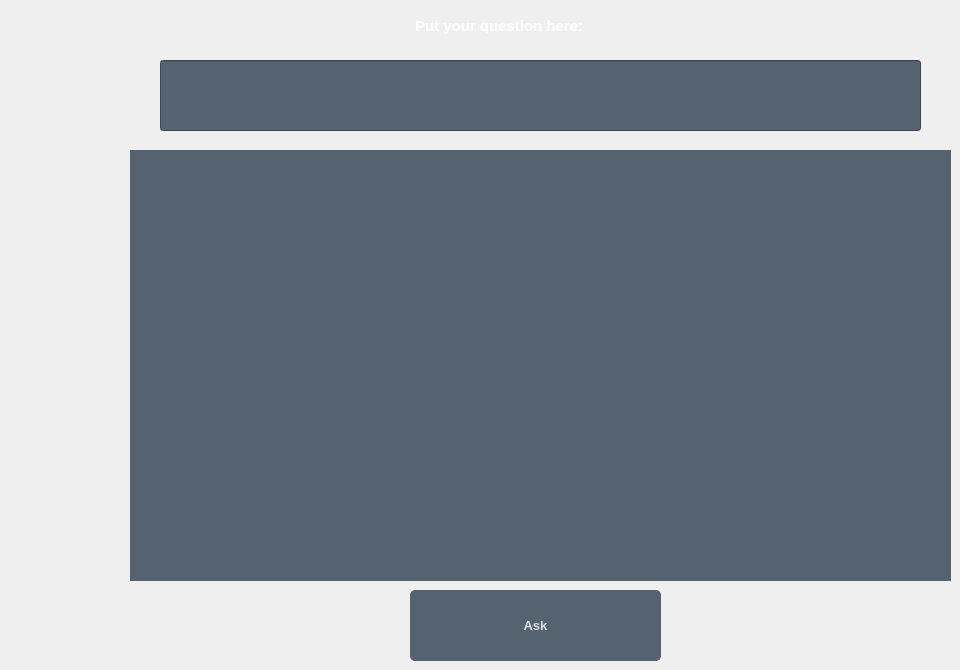
            <widget class="QWidget" name="chatbot_2">
             <widget class="QPushButton" name="Send_Request">
              <property name="geometry">
               <rect>
                <x>410</x>
                <y>590</y>
                <width>251</width>
                <height>71</height>
               </rect>
              </property>
              <property name="font">
               <font>
                <pointsize>10</pointsize>
                <bold>true</bold>
               </font>
              </property>
              <property name="styleSheet">
               <string notr="true">QPushButton {
    background-color: rgba(85, 98, 112, 255);
    color: rgba(255, 255, 255, 200);
    border-radius: 5px;
    border:none;

}

QPushButton:pressed {
    padding-left: 5px;
    padding-top: 5px;
    background-color: rgba(0, 0, 255);
    background-position: calc(100% - 10px) center;
    border:none;

}

QPushButton:hover {
    background-color: rgba(0, 0, 255);
    border:none;

}
</string>
              </property>
              <property name="text">
               <string>Ask</string>
              </property>
              <property name="icon">
               <iconset>
                <normaloff>:/icons/ressource/icons/chat-app.png</normaloff>:/icons/ressource/icons/chat-app.png</iconset>
              </property>
              <property name="iconSize">
               <size>
                <width>60</width>
                <height>60</height>
               </size>
              </property>
             </widget>
             <widget class="QLabel" name="Reply">
              <property name="geometry">
               <rect>
                <x>130</x>
                <y>150</y>
                <width>821</width>
                <height>431</height>
               </rect>
              </property>
              <property name="styleSheet">
               <string notr="true">   background-color: rgba(85, 98, 112, 255);</string>
              </property>
              <property name="text">
               <string/>
              </property>
             </widget>
             <widget class="QLineEdit" name="Question">
              <property name="geometry">
               <rect>
                <x>160</x>
                <y>60</y>
                <width>761</width>
                <height>71</height>
               </rect>
              </property>
              <property name="styleSheet">
               <string notr="true">   background-color: rgba(85, 98, 112, 255);</string>
              </property>
             </widget>
             <widget class="QLabel" name="label_63">
              <property name="geometry">
               <rect>
                <x>410</x>
                <y>0</y>
                <width>231</width>
                <height>51</height>
               </rect>
              </property>
              <property name="font">
               <font>
                <pointsize>11</pointsize>
                <bold>true</bold>
               </font>
              </property>
              <property name="styleSheet">
               <string notr="true">QLabel {
    background-color: transparent;
    color: white;
    border: 1px solid transparent;
    border-radius: 30px;
}</string>
              </property>
              <property name="text">
               <string>Put your question here:</string>
              </property>
             </widget>
            </widget>
